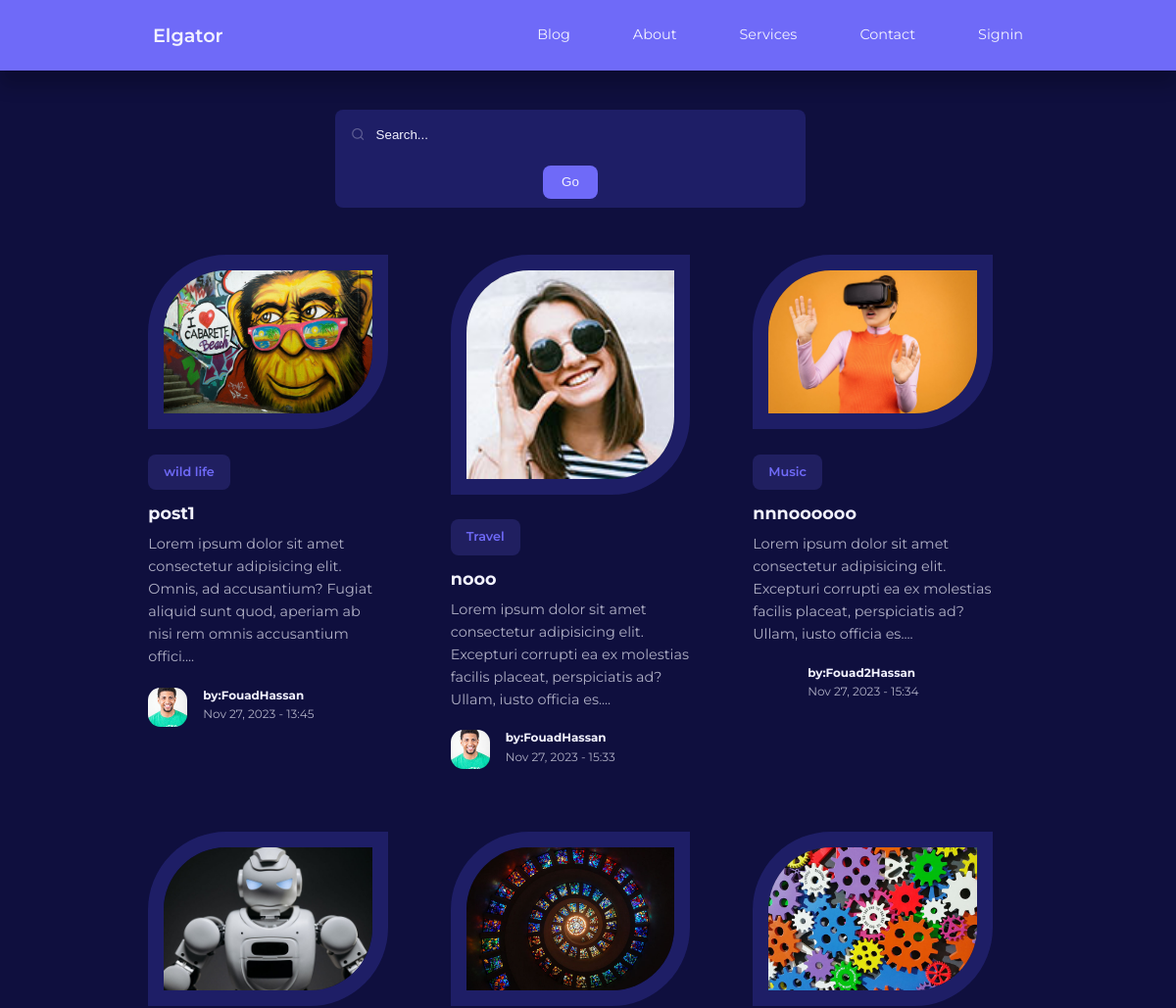
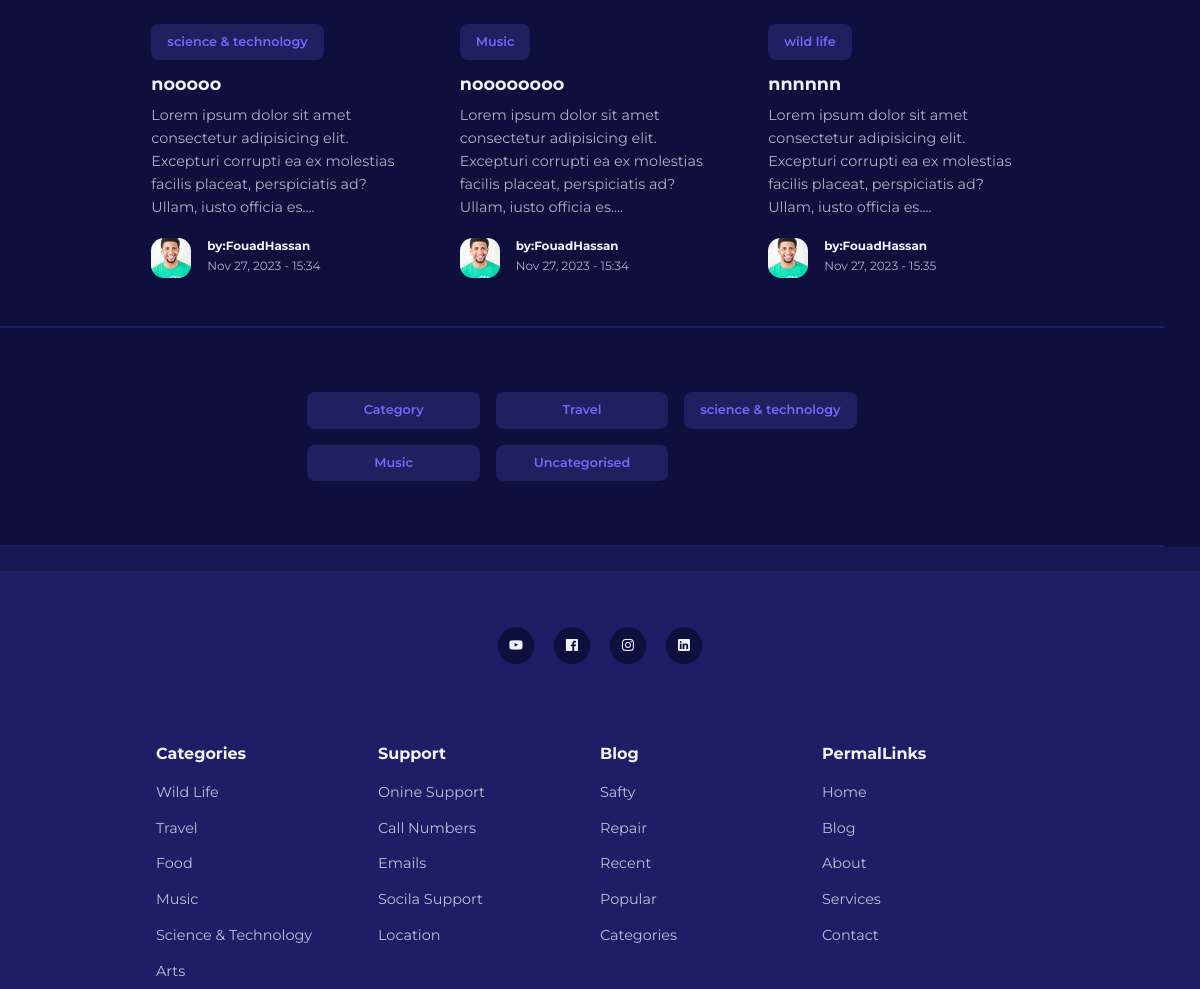
Screenshot of /blog.php with the database file from the repository (2 pictures, top to bottom).
### tables this page shows
CREATE TABLE `posts` (
  `id` int(11) NOT NULL,
  `title` varchar(255) NOT NULL,
  `body` text DEFAULT NULL,
  `date_time` timestamp NOT NULL DEFAULT current_timestamp(),
  `thumbnails` varchar(255) DEFAULT NULL,
  `category_id` int(11) DEFAULT NULL,
  `author_id` int(11) DEFAULT NULL,
  `is_featured` tinyint(1) DEFAULT NULL
);

CREATE TABLE `categories` (
  `id` int(11) NOT NULL,
  `title` varchar(50) NOT NULL,
  `description` varchar(255) NOT NULL
);

CREATE TABLE `users` (
  `id` int(11) NOT NULL,
  `firstname` varchar(50) DEFAULT NULL,
  `lastname` varchar(50) DEFAULT NULL,
  `username` varchar(50) NOT NULL,
  `email` varchar(100) DEFAULT NULL,
  `password` varchar(255) DEFAULT NULL,
  `avatar` varchar(255) DEFAULT NULL,
  `is_admin` tinyint(4) DEFAULT NULL
);

### blog.php (the view, shortened to what this page needs)
<?php
include "./partials/header.php"
?>
<section class="search-bar">
    <form style="display: flex;" class="container search__bar-container">
        <div>
            <i class="uil uil-search"></i>
            <input type="search" placeholder="Search..." />
        </div>
        <button type="submit" class="btn">Go</button>
    </form>
</section>
<?php
$get_posts_query="SELECT * FROM `posts` LIMIT 9";
$get_posts_result=mysqli_query($connection,$get_posts_query);
?>
<section class="posts">
    <div class="container posts__container">
        <?php while($post=mysqli_fetch_assoc($get_posts_result)):?>
        <article class="post">
            <div class="post__thumbnail">
                <img src="./images/<?=$post['thumbnails']?>" alt="" />
            </div>
            <?php
            $id=$post['category_id'];
            $fetch_category_name="SELECT `title` FROM `categories` WHERE id=$id";
            $fetch_result=mysqli_query($connection,$fetch_category_name);
            $name=mysqli_fetch_assoc($fetch_result);
            ?>
            <div class="post__info">
                <a href="category-posts.php?id=<?=$id?>" class="category__button"><?=$name['title']?></a>
                <h3 class="post__title">
                    <a href="post.php?id=<?=$post['id']?>">
                        <?=$post['title']?>
                    </a>
                </h3>
                <p class="post__body">
                    <?=substr($post['body'],0,150)?>....
                </p>
                <?php
                        $user_id=$post['author_id'];
                        $get_autor_query="SELECT * FROM `users` WHERE id=$user_id";
                        $get_autor_result=mysqli_query($connection,$get_autor_query);
                        $user=mysqli_fetch_assoc($get_autor_result);
                    ?>
                <div class="post__author">
                    <div class="post__author-avatar">
                        <img src="./images/<?=$user['avatar']?>" alt="" />
                    </div>
                    <div class="post__author-info">
                        <h5>by:<?php
                        echo"{$user['firstname']}{$user['lastname']}";
                        ?></h5>
                        <small><?=date("M d, Y - H:i",strtotime($post['date_time']))?></small>
                    </div>
                </div>
            </div>
        </article>
        <?php endwhile;?>
    </div>
</section>
<?php
$fetch_categories="SELECT * FROM `categories`";
$fetch_result=mysqli_query($connection,$fetch_categories);
?>
<section class="category__buttons">
    <div class="container category__buttons-container">
        <a href="" class="category__button">Category</a>
        <?php while($categories=mysqli_fetch_assoc($fetch_result)):?>
        <a href="" class="category__button"><?=$categories['title']?></a>
        <?php endwhile;?>
    </div>
</section>
<?php
include "./partials/footer.php"
?>

### css/styles.css (style rules this page uses)
:root { --color-primary: #6f6af8; --color-primary-light: hsl(242, 91%, 69%, 18%); --color-primary-variant: #5854c7; --color-red: #da0f3f; --color-red-light: hsl(346, 87%, 46%, 15%); --color-green: #00c476; --color-green-light: hsl(156, 100%, 38%, 15%); --color-gray-900: #1e1e66; --color-gray-700: #2d2b7c; --color-gray-300: rgba(242, 242, 254, 0.3); --color-gray-200: rgba(242, 242, 254, 0.7); --color-white: #f2f2fe; --color-bg: #0f0f3e; --transition: all 300ms ease; --container-width-lg: 74%; --container-width-md: 88%; --form-width: 40%; --card-border-radius-1: 0.3rem; --card-border-radius-2: 0.5rem; --card-border-radius-3: 0.8rem; --card-border-radius-4: 2rem; --card-border-radius-5: 5rem; }
* { margin: 0; padding: 0; outline: none; appearance: none; list-style: none; text-decoration: none; box-sizing: border-box; }
body { font-family: "Montserrat", sans-serif; font-size: 0.9rem; line-height: 1.6; background-color: var(--color-bg); color: var(--color-gray-200); }
.container { width: var(--container-width-lg); max-width: 1800px; margin: 0 auto; }
section { margin-top: 3rem; width: 97vw; }
h1, h2, h3, h4, h5 { color: var(--color-white); line-height: 1.3; }
h3 { font-size: 1.1rem; margin: 0.8rem 0 0.5rem; }
a { transition: var(--transition); color: var(--color-white); }
img { display: block; object-fit: cover; width: 100%; }
.category__button { display: inline-block; background-color: var(--color-primary-light); color: var(--color-primary); border-radius: var(--card-border-radius-2); padding: 0.5rem 1rem; font-size: 0.8rem; font-weight: 600; text-align: center; }
.post__thumbnail { border-radius: var(--card-border-radius-5) 0; border: 1rem solid var(--color-gray-900); height: fit-content; overflow: hidden; margin-bottom: 1.6rem; }
.post__thumbnail img { width: 100%; }
.post__author { display: flex; gap: 1rem; margin-top: 1.2rem; }
.post__author-avatar { width: 2.5rem; aspect-ratio: 1/1; border-radius: var(--card-border-radius-3); overflow: hidden; }
.posts__container { display: grid; grid-template-columns: repeat(3, 1fr); gap: 4rem; }
.category__buttons { padding: 4rem 0; border-top: 2px solid var(--color-gray-900); border-bottom: 2px solid var(--color-gray-900); }
.category__buttons-container { width: fit-content; display: grid; grid-template-columns: repeat(3, 1fr); gap: 1rem; }
.search-bar { margin-top: 7rem; }
.search__bar-container { position: relative; width: 30rem; background-color: var(--color-gray-900); display: flex !important; align-items: center; justify-content: space-between; overflow: hidden; padding: 0.6rem 1rem; border-radius: var(--card-border-radius-2); color: var(--color-gray-300); }
.search__bar-container > div { width: 100%; display: flex !important; align-items: center; }
.search__bar-container input { margin-left: 0.7rem; background-color: transparent; width: 100%; padding: 0.5rem 0; border: none; color: var(--color-white); }
.search__bar-container input::placeholder { color: var(--color--grey-300); }
.btn { display: inline-block; width: fit-content; padding: 0.6rem 1.2rem; background-color: var(--color-primary); border-radius: var(--card-border-radius-2); border: none; transition: var(--transition); color: var(--color-white); cursor: pointer; }
form { display: flex; flex-direction: column; gap: 1rem; }
input, textarea, select { padding: 0.8rem 1.4rem; background-color: var(--color-gray-900); border-radius: var(--card-border-radius-2); resize: none; color: var(--color-white); border: none; }

### rows the page displays
posts: thumbnails (picture), category.title "wild life", title "post1", body "Lorem ipsum dolor sit amet consectetur adipisicing elit. Omnis, ad accusantium? Fugiat aliquid sunt quod, aperiam ab nisi rem omnis accusantium offici", author.avatar (picture), author.firstname "Fouad", author.lastname "Hassan", date_time "Nov 27, 2023 - 13:45"
posts: thumbnails (picture), category.title "Travel", title "nooo", body "Lorem ipsum dolor sit amet consectetur adipisicing elit. Excepturi corrupti ea ex molestias facilis placeat, perspiciatis ad? Ullam, iusto officia es", author.avatar (picture), author.firstname "Fouad", author.lastname "Hassan", date_time "Nov 27, 2023 - 15:33"
posts: thumbnails (picture), category.title "Music", title "nnnoooooo", body "Lorem ipsum dolor sit amet consectetur adipisicing elit. Excepturi corrupti ea ex molestias facilis placeat, perspiciatis ad? Ullam, iusto officia es", author.firstname "Fouad2", author.lastname "Hassan", date_time "Nov 27, 2023 - 15:34"
posts: thumbnails (picture), category.title "science & technology", title "nooooo", body "Lorem ipsum dolor sit amet consectetur adipisicing elit. Excepturi corrupti ea ex molestias facilis placeat, perspiciatis ad? Ullam, iusto officia es", author.avatar (picture), author.firstname "Fouad", author.lastname "Hassan", date_time "Nov 27, 2023 - 15:34"
posts: thumbnails (picture), category.title "Music", title "noooooooo", body "Lorem ipsum dolor sit amet consectetur adipisicing elit. Excepturi corrupti ea ex molestias facilis placeat, perspiciatis ad? Ullam, iusto officia es", author.avatar (picture), author.firstname "Fouad", author.lastname "Hassan", date_time "Nov 27, 2023 - 15:34"
posts: thumbnails (picture), category.title "wild life", title "nnnnnn", body "Lorem ipsum dolor sit amet consectetur adipisicing elit. Excepturi corrupti ea ex molestias facilis placeat, perspiciatis ad? Ullam, iusto officia es", author.avatar (picture), author.firstname "Fouad", author.lastname "Hassan", date_time "Nov 27, 2023 - 15:35"
categories: title "Travel"
categories: title "science & technology"
categories: title "Music"
categories: title "Uncategorised"
